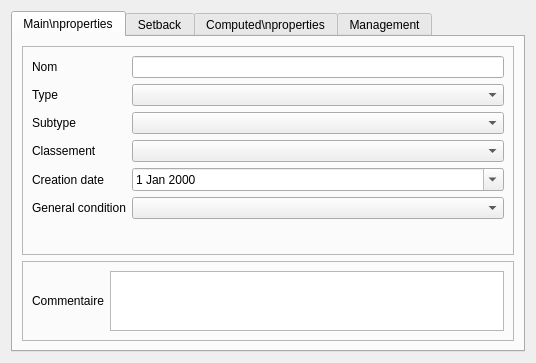
<?xml version="1.0" encoding="UTF-8"?>
<ui version="4.0">
 <class>Form_base3_levee</class>
 <widget class="QWidget" name="Form_base3_levee">
  <property name="geometry">
   <rect>
    <x>0</x>
    <y>0</y>
    <width>536</width>
    <height>363</height>
   </rect>
  </property>
  <property name="windowTitle">
   <string>Form</string>
  </property>
  <layout class="QVBoxLayout" name="verticalLayout">
   <item>
    <widget class="QTabWidget" name="tabWidget">
     <property name="currentIndex">
      <number>0</number>
     </property>
     <widget class="QWidget" name="tab">
      <attribute name="title">
       <string>Main\nproperties</string>
      </attribute>
      <layout class="QVBoxLayout" name="verticalLayout_2">
       <item>
        <widget class="QFrame" name="frame">
         <property name="frameShape">
          <enum>QFrame::StyledPanel</enum>
         </property>
         <property name="frameShadow">
          <enum>QFrame::Raised</enum>
         </property>
         <layout class="QGridLayout" name="gridLayout_2">
          <item row="2" column="0">
           <widget class="QLabel" name="label_3">
            <property name="text">
             <string>Subtype</string>
            </property>
           </widget>
          </item>
          <item row="6" column="1">
           <spacer name="verticalSpacer_2">
            <property name="orientation">
             <enum>Qt::Vertical</enum>
            </property>
            <property name="sizeHint" stdset="0">
             <size>
              <width>20</width>
              <height>40</height>
             </size>
            </property>
           </spacer>
          </item>
          <item row="4" column="1">
           <widget class="QDateEdit" name="dateEdit_datecontruct">
            <property name="calendarPopup">
             <bool>true</bool>
            </property>
           </widget>
          </item>
          <item row="1" column="0">
           <widget class="QLabel" name="label_2">
            <property name="text">
             <string>Type</string>
            </property>
           </widget>
          </item>
          <item row="2" column="1">
           <widget class="QComboBox" name="comboBox_contitution"/>
          </item>
          <item row="5" column="1">
           <widget class="QComboBox" name="comboBox_etat_fonc"/>
          </item>
          <item row="4" column="0">
           <widget class="QLabel" name="label_9">
            <property name="text">
             <string>Creation date</string>
            </property>
            <property name="wordWrap">
             <bool>true</bool>
            </property>
           </widget>
          </item>
          <item row="5" column="0">
           <widget class="QLabel" name="label_10">
            <property name="text">
             <string>General condition</string>
            </property>
           </widget>
          </item>
          <item row="0" column="0">
           <widget class="QLabel" name="label">
            <property name="text">
             <string>Nom</string>
            </property>
           </widget>
          </item>
          <item row="0" column="1">
           <widget class="QLineEdit" name="lineEdit_nom"/>
          </item>
          <item row="1" column="1">
           <widget class="QComboBox" name="comboBox_type"/>
          </item>
          <item row="3" column="0">
           <widget class="QLabel" name="label_11">
            <property name="text">
             <string>Classement</string>
            </property>
           </widget>
          </item>
          <item row="3" column="1">
           <widget class="QComboBox" name="comboBox_classement"/>
          </item>
         </layout>
        </widget>
       </item>
       <item>
        <widget class="QFrame" name="frame_5">
         <property name="frameShape">
          <enum>QFrame::StyledPanel</enum>
         </property>
         <property name="frameShadow">
          <enum>QFrame::Raised</enum>
         </property>
         <layout class="QGridLayout" name="gridLayout_5">
          <item row="1" column="1">
           <widget class="QTextBrowser" name="textBrowser_commentaire">
            <property name="maximumSize">
             <size>
              <width>16777215</width>
              <height>60</height>
             </size>
            </property>
            <property name="readOnly">
             <bool>false</bool>
            </property>
           </widget>
          </item>
          <item row="1" column="0">
           <widget class="QLabel" name="label_15">
            <property name="text">
             <string>Commentaire</string>
            </property>
           </widget>
          </item>
         </layout>
        </widget>
       </item>
      </layout>
     </widget>
     <widget class="QWidget" name="tab_2">
      <attribute name="title">
       <string>Setback</string>
      </attribute>
      <layout class="QGridLayout" name="gridLayout_3">
       <item row="3" column="1">
        <widget class="QComboBox" name="comboBox_aubaredevegarboree"/>
       </item>
       <item row="2" column="1">
        <widget class="QComboBox" name="comboBox_aubaredevegarbustive"/>
       </item>
       <item row="1" column="1">
        <widget class="QComboBox" name="comboBox_aubaredevegherbacee"/>
       </item>
       <item row="0" column="0">
        <widget class="QLabel" name="label_4">
         <property name="text">
          <string>Width</string>
         </property>
        </widget>
       </item>
       <item row="0" column="1">
        <widget class="QComboBox" name="comboBox_aubaredelargeur"/>
       </item>
       <item row="1" column="0">
        <widget class="QLabel" name="label_5">
         <property name="text">
          <string>Herbaceous vegetation</string>
         </property>
         <property name="wordWrap">
          <bool>true</bool>
         </property>
        </widget>
       </item>
       <item row="5" column="1">
        <widget class="QTextBrowser" name="textBrowser_aubaredecommentaire">
         <property name="readOnly">
          <bool>false</bool>
         </property>
        </widget>
       </item>
       <item row="5" column="0">
        <widget class="QLabel" name="label_8">
         <property name="text">
          <string>Comments</string>
         </property>
        </widget>
       </item>
       <item row="6" column="1">
        <spacer name="verticalSpacer_3">
         <property name="orientation">
          <enum>Qt::Vertical</enum>
         </property>
         <property name="sizeHint" stdset="0">
          <size>
           <width>20</width>
           <height>40</height>
          </size>
         </property>
        </spacer>
       </item>
       <item row="2" column="0">
        <widget class="QLabel" name="label_7">
         <property name="text">
          <string>Shrub vegetation</string>
         </property>
         <property name="wordWrap">
          <bool>true</bool>
         </property>
        </widget>
       </item>
       <item row="3" column="0">
        <widget class="QLabel" name="label_6">
         <property name="text">
          <string>Tree vegetation</string>
         </property>
         <property name="wordWrap">
          <bool>true</bool>
         </property>
        </widget>
       </item>
      </layout>
     </widget>
     <widget class="QWidget" name="tab_3">
      <attribute name="title">
       <string>Computed\nproperties</string>
      </attribute>
      <layout class="QVBoxLayout" name="verticalLayout_10">
       <item>
        <widget class="QTabWidget" name="tabWidget_2">
         <property name="currentIndex">
          <number>0</number>
         </property>
         <widget class="QWidget" name="tab_1">
          <attribute name="title">
           <string>Photo</string>
          </attribute>
          <layout class="QVBoxLayout" name="verticalLayout_3"/>
         </widget>
         <widget class="QWidget" name="tab_4">
          <attribute name="title">
           <string>Profil en travers</string>
          </attribute>
          <layout class="QVBoxLayout" name="verticalLayout_6">
           <item>
            <widget class="QStackedWidget" name="stackedWidget_profiltravers">
             <property name="currentIndex">
              <number>0</number>
             </property>
             <widget class="QWidget" name="page">
              <layout class="QVBoxLayout" name="verticalLayout_7"/>
             </widget>
             <widget class="QWidget" name="page_2">
              <layout class="QVBoxLayout" name="verticalLayout_8"/>
             </widget>
            </widget>
           </item>
          </layout>
         </widget>
         <widget class="QWidget" name="tab_5">
          <attribute name="title">
           <string>Profil en long</string>
          </attribute>
          <layout class="QVBoxLayout" name="verticalLayout_5"/>
         </widget>
        </widget>
       </item>
      </layout>
     </widget>
     <widget class="QWidget" name="tab_7">
      <attribute name="title">
       <string>Management</string>
      </attribute>
      <layout class="QVBoxLayout" name="verticalLayout_11">
       <item>
        <widget class="QGroupBox" name="groupBox_2">
         <property name="title">
          <string>Intervenants</string>
         </property>
         <layout class="QVBoxLayout" name="verticalLayout_9">
          <property name="leftMargin">
           <number>3</number>
          </property>
          <property name="topMargin">
           <number>3</number>
          </property>
          <property name="rightMargin">
           <number>3</number>
          </property>
          <property name="bottomMargin">
           <number>3</number>
          </property>
          <item>
           <widget class="QTextBrowser" name="textBrowser_intervenants">
            <property name="maximumSize">
             <size>
              <width>16777215</width>
              <height>60</height>
             </size>
            </property>
           </widget>
          </item>
          <item>
           <widget class="QPushButton" name="pushButton_defineinter">
            <property name="text">
             <string>Definir les intervenants</string>
            </property>
           </widget>
          </item>
          <item>
           <spacer name="verticalSpacer_4">
            <property name="orientation">
             <enum>Qt::Vertical</enum>
            </property>
            <property name="sizeHint" stdset="0">
             <size>
              <width>20</width>
              <height>40</height>
             </size>
            </property>
           </spacer>
          </item>
         </layout>
        </widget>
       </item>
      </layout>
     </widget>
    </widget>
   </item>
  </layout>
 </widget>
 <resources/>
 <connections/>
</ui>
